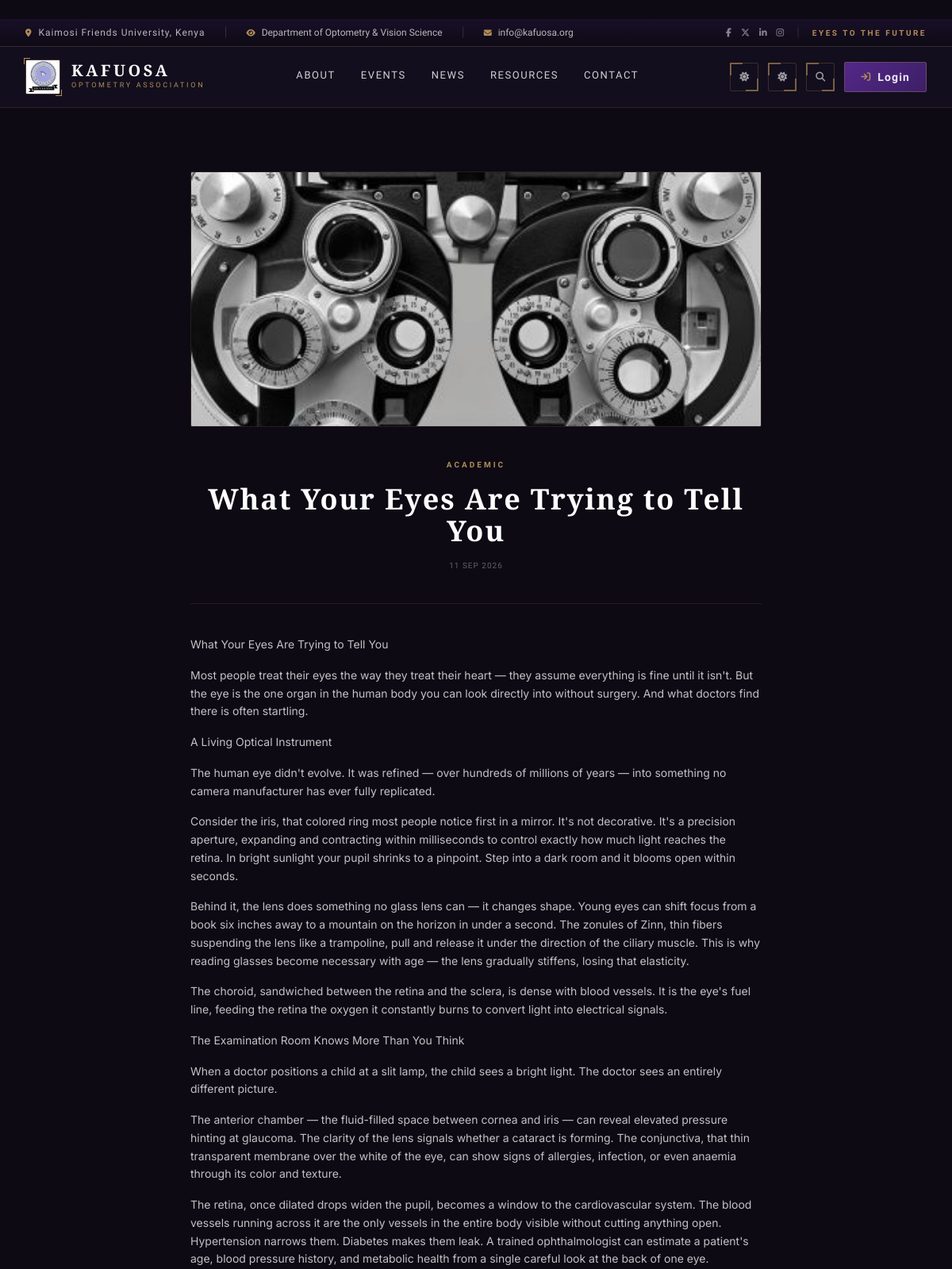
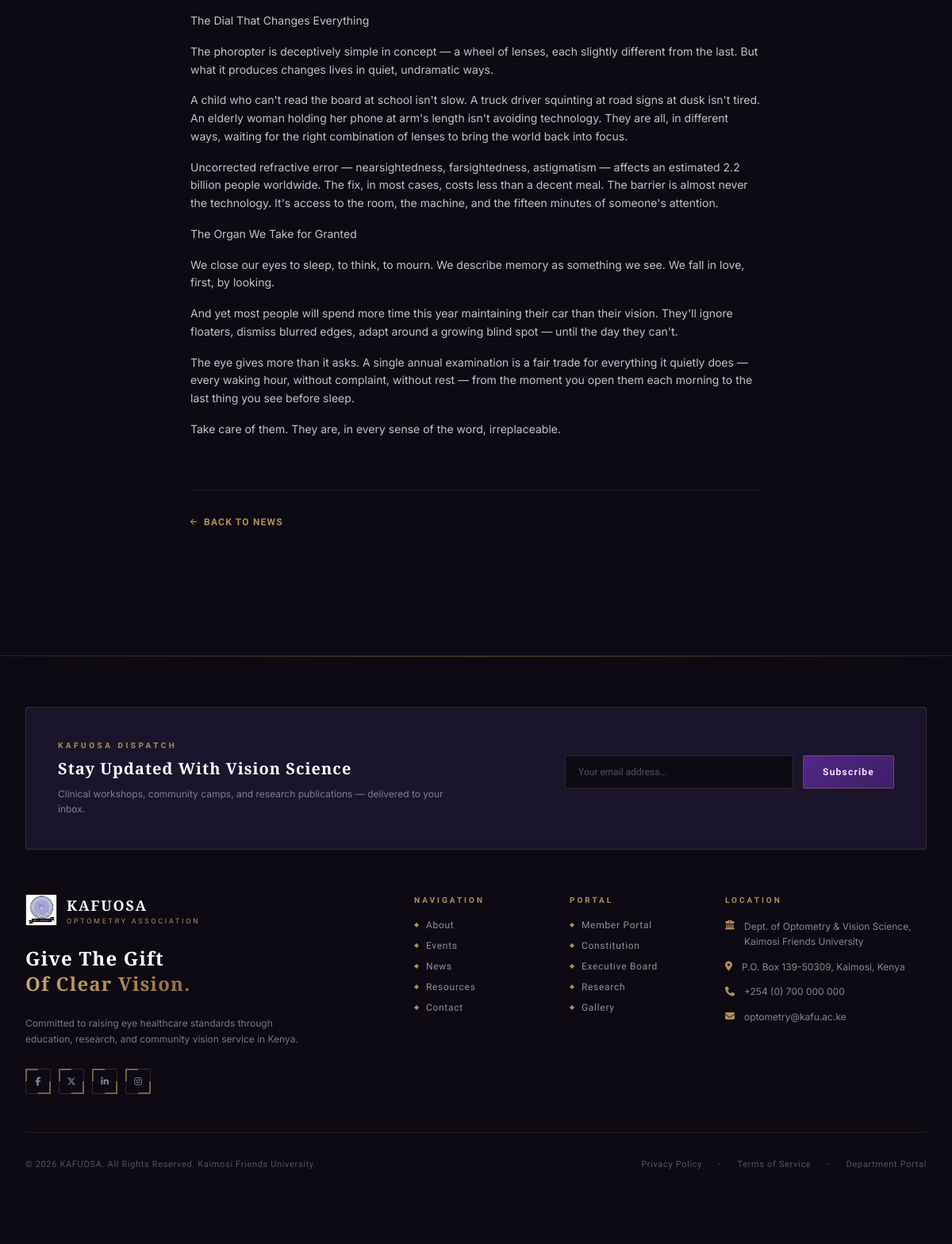
The app's page /news/what-your-eyes-are-trying-to-tell-you/ with its own data (2 pictures, top to bottom).
### news/models.py (models this page shows, shortened)
class Post(models.Model):
    CATEGORY_CHOICES = [('academic','Academic'),('outreach','Outreach'),('social','Social')]
    title        = models.CharField(max_length=200)
    slug         = models.SlugField(unique=True)
    category     = models.CharField(max_length=20, choices=CATEGORY_CHOICES, default='academic')
    excerpt      = models.TextField(max_length=300)
    body         = models.TextField()
    cover_image  = models.ImageField(upload_to='news/', blank=True, null=True)
    published_at = models.DateTimeField()
    class Meta:
        ordering = ['-published_at']

### news/views.py (the view)
# urls.py: path('<slug:slug>/', views.post_detail, name='detail'),
def post_detail(request, slug):
    post = get_object_or_404(Post, slug=slug)
    return render(request, "news/post_detail.html", {"post": post})

### templates/news/post_detail.html (shortened to what this page needs)
﻿{% extends "base.html" %}
{% block content %}
<div class="max-w-3xl mx-auto px-4 sm:px-6 py-20">
  {% if post.cover_image %}
  <div class="mb-10 overflow-hidden rounded-sm" style="border:1px solid rgba(176,141,87,0.15);">
    <img src="{{ post.cover_image.url }}" alt="{{ post.title }}" class="w-full h-80 object-cover">
  </div>
  {% endif %}
  <div class="text-center mb-10 pb-10" style="border-bottom:1px solid rgba(176,141,87,0.15);">
    <span class="text-artAccent text-[10px] font-semibold uppercase tracking-[0.3em]" style="font-family:'Josefin Sans',sans-serif;">
      {{ post.get_category_display }}
    </span>
    <h1 class="font-display font-bold text-3xl sm:text-4xl text-white mt-4 mb-4 tracking-wider leading-tight">
      {{ post.title }}
    </h1>
    <p class="text-white/35 text-[10px] uppercase tracking-widest" style="font-family:'Josefin Sans',sans-serif;">
      {{ post.published_at|date:"d M Y" }}
    </p>
  </div>
  <div class="text-white/75 leading-relaxed text-sm space-y-4" style="font-family:'Inter',sans-serif;">
    {{ post.body|linebreaks }}
  </div>
  <div class="mt-16 pt-8" style="border-top:1px solid rgba(176,141,87,0.12);">
    <a href="{% url 'news:list' %}"
       class="inline-flex items-center gap-2 text-artAccent text-xs font-semibold uppercase tracking-widest hover:text-artAccentL transition"
       style="font-family:'Josefin Sans',sans-serif;">
      <i class="fa-solid fa-arrow-left text-[9px]"></i> Back to News
    </a>
  </div>
</div>
{% endblock %}

### templates/base.html (style rules this page uses)
body { background-color:#0D0A14; font-family:'Inter',sans-serif; color:#EDE9F4; }

### records on screen
Post: cover_image (picture), category "ACADEMIC", title "What Your Eyes Are Trying to Tell You", published_at "11 SEP 2026", body "What Your Eyes Are Trying to Tell You Most people treat their eyes the way they treat their heart — they assume everything is fine until it isn't. But the eye is the one organ in the human body you can look directly into without surgery. And what doctors find there is often startling. A Living Optical Instrument The human eye didn't evolve. It was refined — over hundreds of millions of years — into something no camera manufacturer has ever fully replicated. Consider the iris, that colored ring most people notice first in a mirror. It's not decorative. It's a precision aperture, expanding and contracting within milliseconds to control exactly how much light reaches the retina. In bright…"
